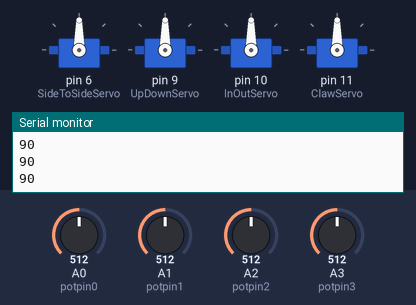
A sketch run on a simulated Arduino Uno, built with avr-gcc and run on an emulated ATmega328P. On the bench: 4 × servo, the last lines printed to the serial monitor. The test bench sets the inputs (shaded band); at power-on: A0 (potpin0) = 512, A1 (potpin1) = 512, A2 (potpin2) = 512, A3 (potpin3) = 512.

Above: at 1.2 s.
1.3 s: A0 (potpin0) set to 716
At 2.5 s:
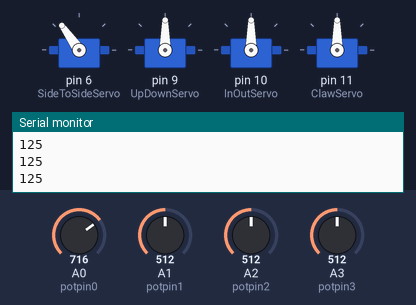
2.8 s: A1 (potpin1) set to 716
At 3.3 s:
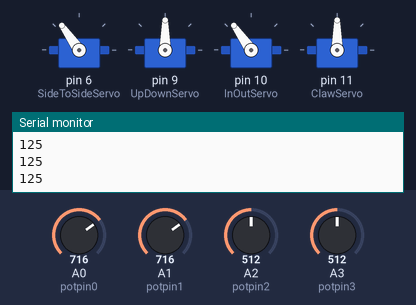
4.3 s: A2 (potpin2) set to 716
At 4.9 s:
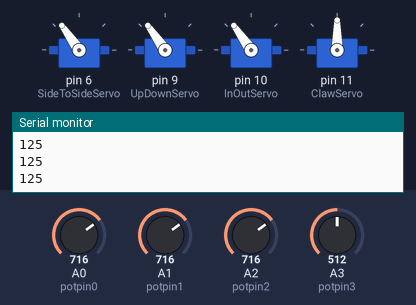
5.8 s: A3 (potpin3) set to 716
At 6.4 s:
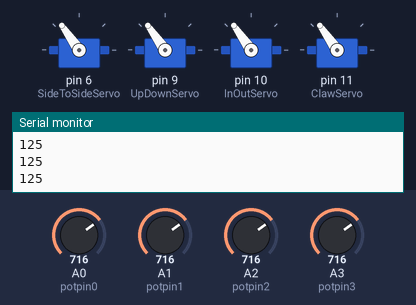
7.3 s: A0 (potpin0) set to 992
At 8.1 s:
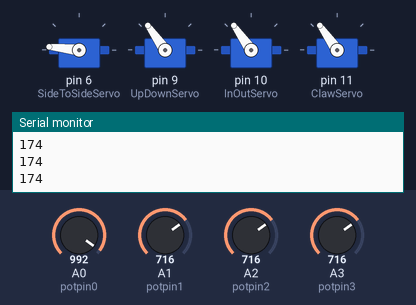
8.8 s: A1 (potpin1) set to 992
At 9.8 s:
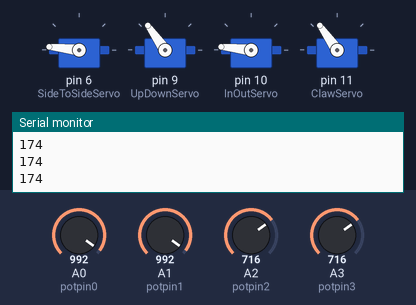
Timing chart, 0 to 11.3 s (numbered marks = the images above; inputs shaded):
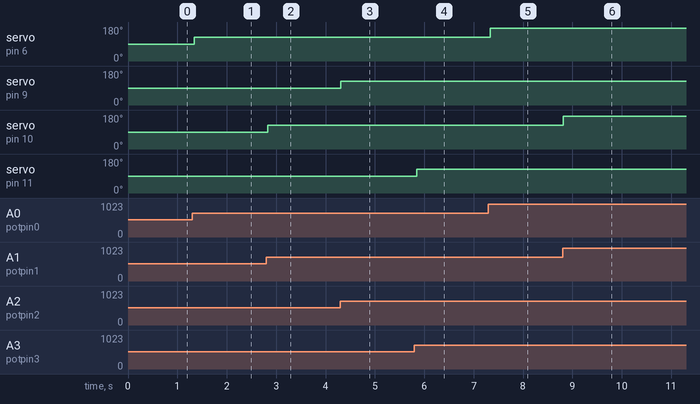

Measured:
- after the input at 1.3 s, servo on pin 6 (SideToSideServo): 90° → 125° at once
- after the input at 2.8 s, servo on pin 10 (InOutServo): 90° → 125° at once
- after the input at 4.3 s, servo on pin 9 (UpDownServo): 90° → 125° at once
- after the input at 5.8 s, servo on pin 11 (ClawServo): 90° → 125° after 0.05 s
- after the input at 7.3 s, servo on pin 6 (SideToSideServo): 125° → 174° at once
- after the input at 8.8 s, servo on pin 10 (InOutServo): 125° → 174° at once

The sketch:

Potentiometer_Control.ino
```cpp
//Potentiometer Control
#include <Servo.h>


Servo SideToSideServo;  // create servo object
Servo UpDownServo;
Servo InOutServo;
Servo ClawServo;


int potpin0 = 0;  // analog pin used to connect the Side to Side potentiometer
int potpin1 = 1;  // analog pin used to connect the In / Out potentiometer
int potpin2 = 2;  // analog pin used to connect the Up / Down potentiometer
int potpin3 = 3;  // analog pin used to connect the Claw potentiometer

int val0;    // variable to read the value from the analog pin
int val1;
int val2;
int val3;

void setup() {
  Serial.begin(9600);
  //pins where servos are attached
  SideToSideServo.attach(6); //attaches the servo on pin 6 to the servo object
  UpDownServo.attach(9);
  InOutServo.attach(10);
  ClawServo.attach(11);
}

void loop() {
  val0 = analogRead(potpin0);            // reads the value of the potentiometer (value between 0 and 1023)
  val0 = map(val0, 0, 1023, 0, 180);     // scale it to use it with the servo (value between 0 and 180)
  SideToSideServo.write(val0);           // sets the servo position according to the scaled value
  Serial.println(val0);
  delay(15);

  val1 = analogRead(potpin1);
  val1 = map(val1, 0, 1023, 0, 180);
  InOutServo.write(val1);
  //Serial.println(val1);
  delay(15);

  val2 = analogRead(potpin2);
  val2 = map(val2, 0, 1023, 0, 180);
  UpDownServo.write(val2);
  //Serial.println(val2);
  delay(15);

  val3 = analogRead(potpin3);
  val3 = map(val3, 0, 1023, 0, 180);
  ClawServo.write(val3);
  //Serial.println(val3);
  delay(15);
}
```
